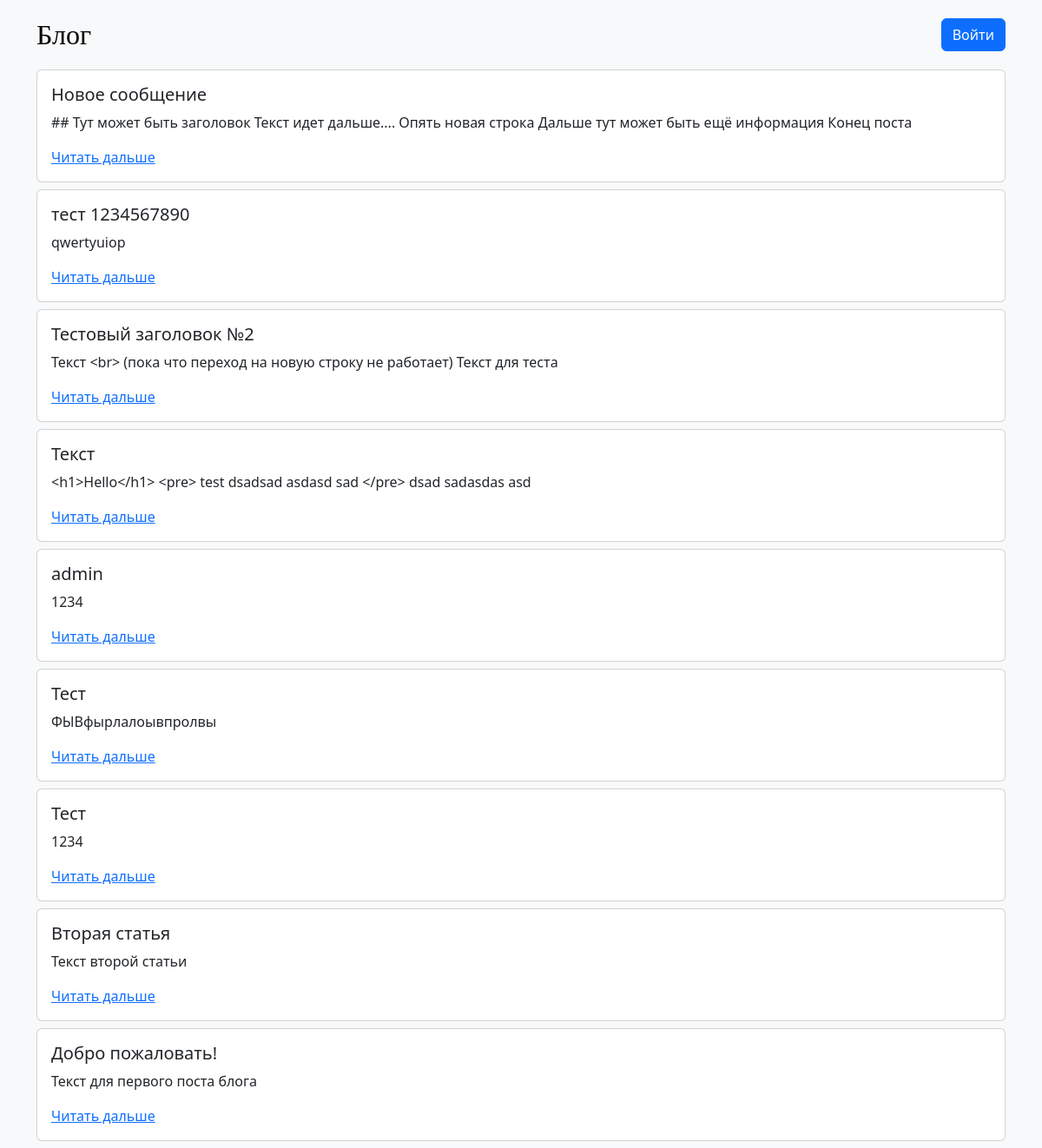
Before: / with the older database file.
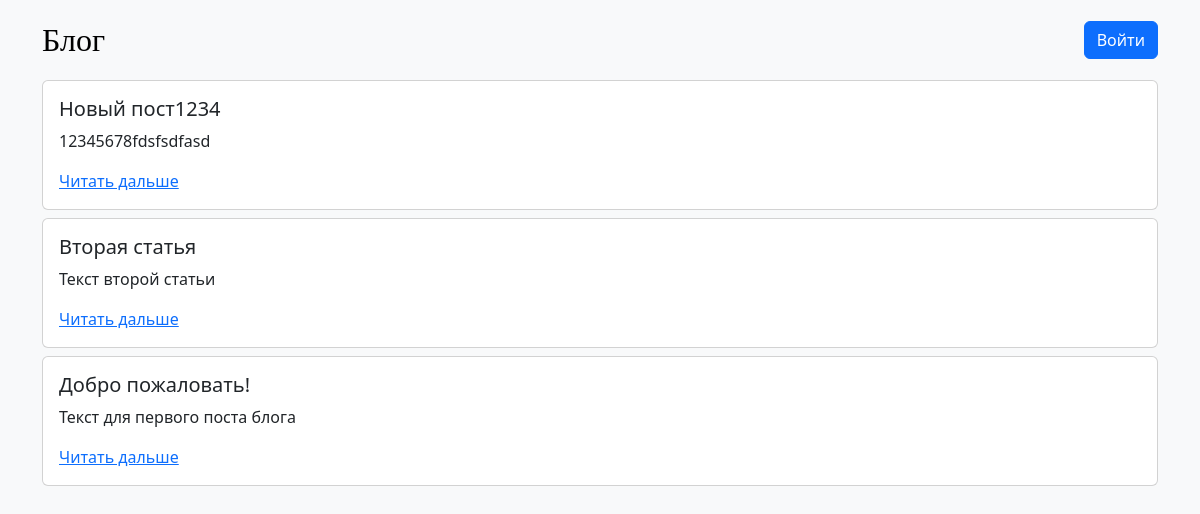
After: the same page with the newer database file.
### tables this page shows
CREATE TABLE posts (
				id INTEGER PRIMARY KEY AUTOINCREMENT,
				title TEXT,
				content TEXT
			);

### routes.py (the view)
		@self.app.route('/')
		def index():
			return render_template(
				'index.html',
				posts = self.dbController.getPosts(),
			)

### db/ConnectionHelper.py (called while the page is built)
	def getConnection(self):
		return self.connection

	def close(self):
		self.connection.commit()
		self.connection.close()

	def __del__(self):
		self.close()

### db/DataBaseController.py (called while the page is built)
	def getPosts(self):
		return self.postModel.getPosts()

### db/PostModel.py (called while the page is built)
	def getPosts(self):
		connectionHelper = ConnectionHelper()
		connection = connectionHelper.getConnection()
		cursor = connection.cursor()
		cursor.execute("SELECT * FROM posts ORDER BY id DESC")
		ret = cursor.fetchall()
		return ret

### templates/index.html (shortened to what this page needs)
{% extends 'layout.html' %}
{% block content %}
	<div class="post-container">
		{% for post in posts %}
			<div class="pb-2">
				<div class="card" style="width: 100%;">
					<div class="card-body">
						<h5 class="card-title">{{ post[1] }}</h5>
						<p class="card-text">{{ post[2] }}</p>
						<a href="./post/{{ post[0] }}" class="card-link">Читать дальше</a>
					</div>
				</div>
			</div>
		{% endfor %}
	</div>
{% endblock %}

### templates/layout.html (shortened to what this page needs)
<!DOCTYPE html>
<html data-bs-theme="light">
<head>
	<link href="https://cdn.jsdelivr.net/npm/bootstrap@5.3.3/dist/css/bootstrap.min.css" rel="stylesheet">
	<link rel="stylesheet" type="text/css" href="{{ url_for('static', filename='styles/style.css') }}">
</head>
<body class="bg-body-tertiary">
	<div class="container">
		<header class="header py-3">
			<div class="row flex-wrap justify-content-between align-items-center">
				<div class="col-auto">
					<a href="{{ url_for('index') }}" class="blog-header-logo text-body-emphasis text-decoration-none">Блог</a>
				</div>
				<div class="col-auto d-flex justify-content-end align-items-center">
					{% if session["username"]: %}
					<div>
						<a class="btn btn-primary" href="{{ url_for('newPost') }}">Написать</a>
						<a class="btn btn-primary" href="{{ url_for('profile') }}">Профиль</a>
					</div>
					{% else %}
					<a class="btn btn-primary" href="{{ url_for('auth') }}">Войти</a>
					{% endif %}
				</div>
			</div>
		</header>
		{% block content %}
		{% endblock %}
	</div>
</body>
</html>

### static/styles/style.css (style rules this page uses)
.blog-header-logo { font-family: "Times New Roman", serif; font-size: 2.0rem; }

Changed rows visible on the page:
removed posts: title "Новое сообщение", content "## Тут может быть заголовок Текст идет дальше.... Опять новая строка Дальше тут может быть ещё информация Конец поста"
removed posts: title "тест 1234567890", content "qwertyuiop"
removed posts: title "Тестовый заголовок №2", content "Текст <br> (пока что переход на новую строку не работает) Текст для теста"
removed posts: title "Текст", content "<h1>Hello</h1> <pre> test dsadsad asdasd sad </pre> dsad sadasdas asd"
removed posts: title "admin", content "1234"
removed posts: title "Тест", content "ФЫВфырлалоывпролвы"
removed posts: title "Тест", content "1234"
added posts: title "Новый пост1234", content "12345678fdsfsdfasd"
